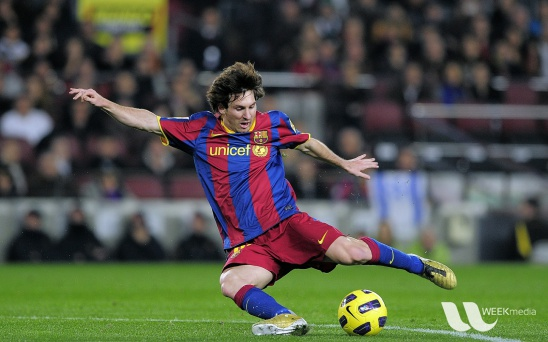
#> input picture Images/messi5.jpg, 548 x 342 px
$ python opencv-image_gradient_canny_edge_detection.py   (older library calls are emulated)
#> lines starting #> are read from the running program, lines starting #| are printed output that depends on the picture; after the words box and inside, x2 and y2 are one past the last pixel; in counts of white or black regions, pixels touching at a corner belong together
import cv2
import numpy as np
import matplotlib.pyplot as plt

img = cv2.imread("./Images/messi5.jpg", cv2.IMREAD_GRAYSCALE)
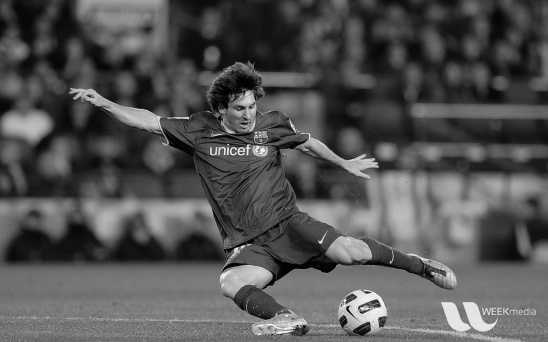
#> img: shape (342, 548); min 0, max 253, mean 83.3
lap = cv2.Laplacian(img, cv2.CV_64F)
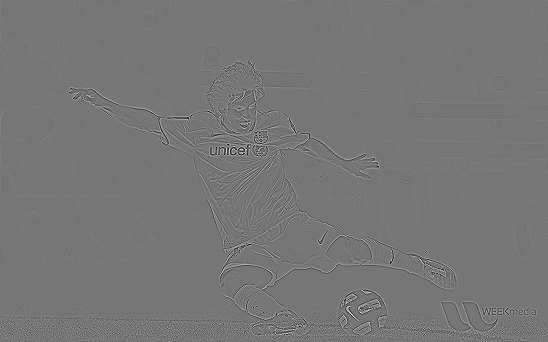
#> lap: shape (342, 548) float64; min -389, max 446, mean 0; drawn with min black and max white
laplacian = np.uint8(np.absolute(lap))
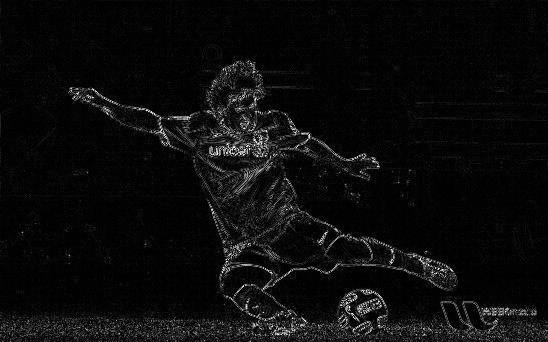
#> laplacian: shape (342, 548); min 0, max 255, mean 11.6

sobel_x = cv2.Sobel(img, cv2.CV_64F, 1, 0)
sobel_x = np.uint8(np.absolute(sobel_x))
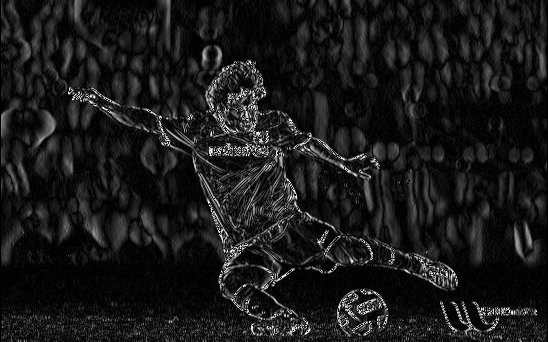
#> sobel_x: shape (342, 548); min 0, max 255, mean 25.6
sobel_y = cv2.Sobel(img, cv2.CV_64F, 0, 1)
sobel_y = np.uint8(np.absolute(sobel_y))
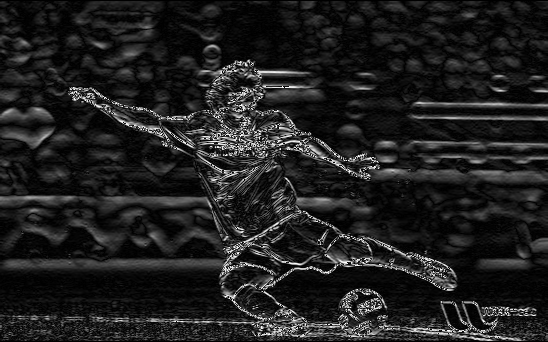
#> sobel_y: shape (342, 548); min 0, max 255, mean 31.6

sobelCombined = cv2.bitwise_or(sobel_y, sobel_x)
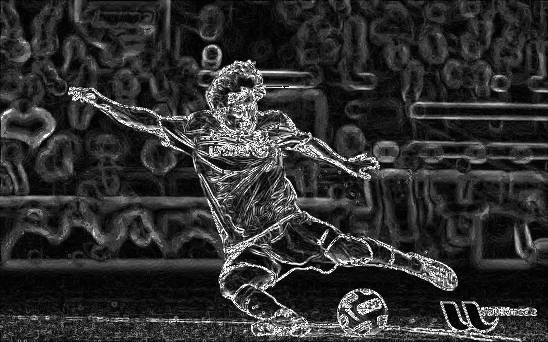
#> sobelCombined: shape (342, 548); min 0, max 255, mean 47.6


def nothing(x):
    pass


images = [img, laplacian, sobel_x, sobel_y, sobelCombined]
titles = ["image", "laplacian", "sobel_x", "sobel_y", "sobelCombined", "canny"]

for i in range(len(images)):
    plt.subplot(2, 3, i+1)
    plt.imshow(images[i], 'gray')
    plt.title(titles[i])
    plt.xticks([])
    plt.yticks([])
#> this loop made 5 passes

plt.show()

cv2.namedWindow("Tracking")
cv2.createTrackbar("th1", "Tracking", 0, 255, nothing)
cv2.createTrackbar("th2", "Tracking", 0, 255, nothing)

while True:
    th1 = cv2.getTrackbarPos("th1", "Tracking")
    th2 = cv2.getTrackbarPos("th2", "Tracking")

    canny = cv2.Canny(img, th1, th2)
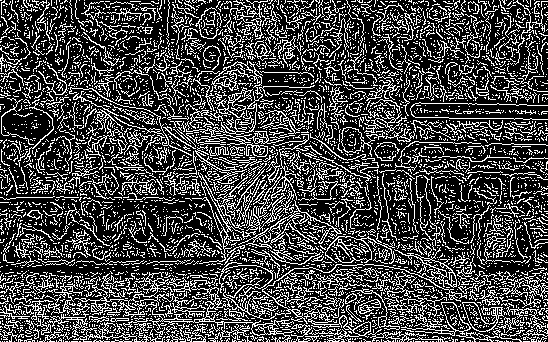
#> canny: shape (342, 548); 27.4% white in thin lines or dots

    cv2.imshow("canny", canny)
    key = cv2.waitKey(1)
#> (key Esc is pressed here)
    if key == 27:
        break

cv2.destroyAllWindows()
